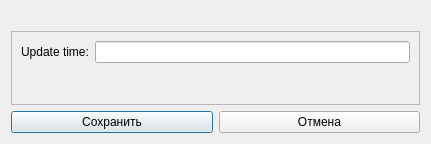
<?xml version="1.0" encoding="UTF-8"?>
<ui version="4.0">
 <class>Settings</class>
 <widget class="QDialog" name="Settings">
  <property name="geometry">
   <rect>
    <x>0</x>
    <y>0</y>
    <width>431</width>
    <height>144</height>
   </rect>
  </property>
  <property name="windowTitle">
   <string>Settings</string>
  </property>
  <layout class="QGridLayout" name="gridLayout">
   <item row="3" column="0">
    <widget class="QPushButton" name="saveButton">
     <property name="text">
      <string>Сохранить</string>
     </property>
    </widget>
   </item>
   <item row="3" column="1">
    <widget class="QPushButton" name="cancelButton">
     <property name="text">
      <string>Отмена</string>
     </property>
    </widget>
   </item>
   <item row="0" column="0" colspan="2">
    <widget class="QLabel" name="log">
     <property name="text">
      <string/>
     </property>
    </widget>
   </item>
   <item row="1" column="0" colspan="2">
    <widget class="QScrollArea" name="scrollArea">
     <property name="widgetResizable">
      <bool>true</bool>
     </property>
     <widget class="QWidget" name="scrollAreaWidgetContents">
      <property name="geometry">
       <rect>
        <x>0</x>
        <y>0</y>
        <width>411</width>
        <height>68</height>
       </rect>
      </property>
      <layout class="QFormLayout" name="formLayout">
       <item row="0" column="0">
        <widget class="QLabel" name="label">
         <property name="text">
          <string>Update time:</string>
         </property>
        </widget>
       </item>
       <item row="0" column="1">
        <widget class="QLineEdit" name="timeoutLineEdit"/>
       </item>
      </layout>
     </widget>
    </widget>
   </item>
  </layout>
 </widget>
 <resources/>
 <connections/>
</ui>
